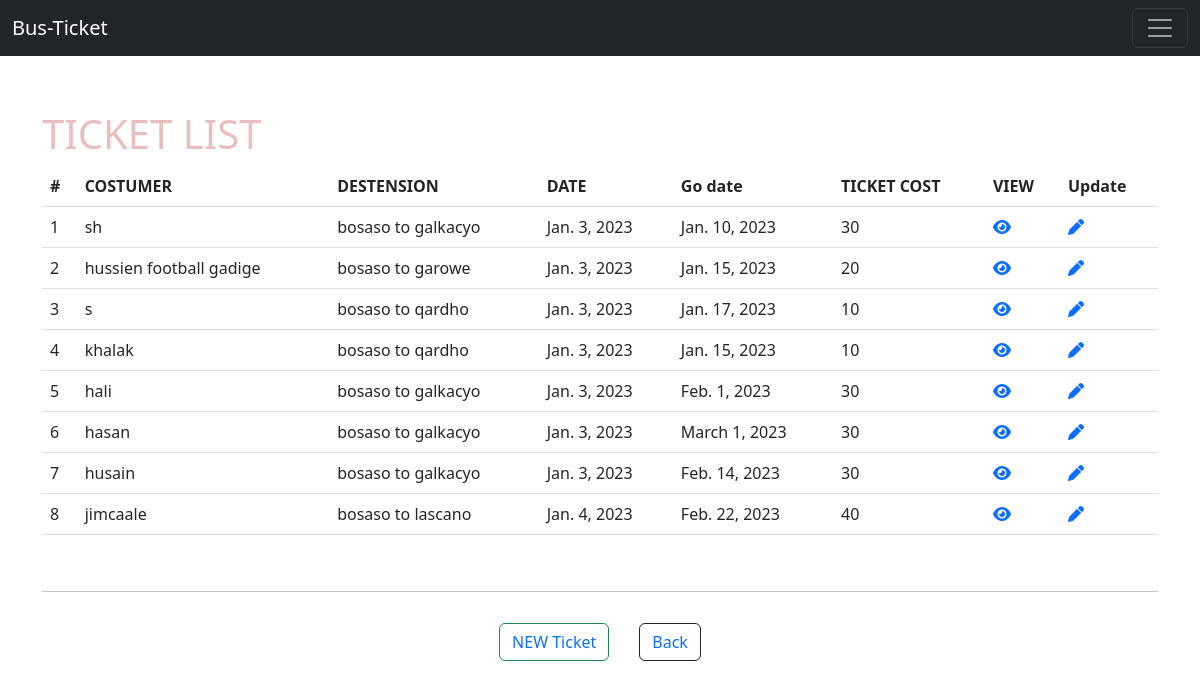
Screenshot of /details/ with the database file from the repository.
### core/models.py (models this page shows, shortened)
class TicketModel(models.Model):
    CITY = {
        ('bosaso to qardho', 'btq'),
        ('bosaso to garowe', 'btg'),
        ('bosaso to galkacyo', 'btgl'),
        ('bosaso to lascano', 'btl'),
        ('non', 'non')
    }
    name = models.CharField(max_length=50, null=True, blank=True)
    email = models.EmailField()
    phone = models.IntegerField()
    to = models.CharField('toto', max_length=255, choices=CITY, default='non')
    date = models.DateField(auto_now_add=True)
    go_date = models.DateField()
    cost = models.CharField(max_length=255)

### core/views.py (the view)
# urls.py: path('details/',views.tickets_detail,name='details'),
def tickets_detail(request):
    tickets = TicketModel.objects.all()
    for tick in tickets:
        print(tick.to)
        costs = tick.to
        global y
        y = ''
        if costs == 'bosaso to qardho' :
                y =10
        elif costs== 'bosaso to garowe' :
                y =20
        elif costs == 'bosaso to galkacyo':
                 y =30
        elif costs== 'bosaso to lascano':
                 y =40
        else:
            y = 0
        tick.cost = y
        tick.save()
    return render(request,'core/ticket_details.html',{
        'tickets':tickets,
                })

### core/templates/core/ticket_details.html (shortened to what this page needs)
{% extends 'core/home.html' %}
{% block content %}
<div style="margin-top: 110px; margin-bottom:50px">
    <div class="container">
        <table class="table">
            <h1><span style="color: rgb(233, 190, 190);">TICKET LIST </span></h1>
            <thead>
                <tr>
                    <th scope="col">#</th>
                    <th scope="col">COSTUMER</th>
                    <th scope="col">DESTENSION</th>
                    <th scope="col">DATE</th>
                    <th scope="col">Go date</th>
                    <th scope="col">TICKET COST</th>
                    <th scope="col" >VIEW</th>
                    <th scope="col" >Update</th>
                </tr>
            </thead>
            <tbody>
                {% for ticket in tickets %}
                <tr  >
                    <td scope="row">{{forloop.counter}}</td>
                    <td scope="row">{{ticket.name}}</td>
                    <td scope="row">{{ticket.to}}</td>
                    <td scope="row">{{ticket.date}}</td>
                    <td scope="row">{{ticket.go_date}}</td>
                    <td scope="row">{{ticket.cost}}</td>
                    <td scope="row" >
                        <a href="{% url 'costumer_detail' ticket.id %}">
                        <i class="fa-solid fa-eye"></i>
                        </a>
                     </td>
                     <td scope="row" >
                        <a href="{% url 'update' ticket.id %}">
                        <i class="fa-solid fa-pen"></i>
                        </a>
                     </td>
                </tr>
                {% endfor %}
            </tbody>
        </table>
        <br>
        <hr>
        <div id="but" >
        <button class="btn btn-outline-success"><a href="{% url 'add_ticket' %}">NEW Ticket</a></button><br><br>
        <button class="btn btn-outline-dark"><a href="{% url 'home' %}">Back</a></button>
    </div>
    </div>
</div>
{% endblock content %}

### static/css/style.css (style rules this page uses)
:root { margin: 0%; padding: 0%; }

### core/templates/core/ticket_details.html (style rules this page uses)
#but { display: flex; justify-content: center; align-content: center; }
a { text-decoration: none; }
#but button { margin: 15px; }

### rows the page displays
TicketModel: name "sh", to "bosaso to galkacyo", date "Jan. 3, 2023", go_date "Jan. 10, 2023", cost "30"
TicketModel: name "hussien football gadige", to "bosaso to garowe", date "Jan. 3, 2023", go_date "Jan. 15, 2023", cost "20"
TicketModel: name "s", to "bosaso to qardho", date "Jan. 3, 2023", go_date "Jan. 17, 2023", cost "10"
TicketModel: name "khalak", to "bosaso to qardho", date "Jan. 3, 2023", go_date "Jan. 15, 2023", cost "10"
TicketModel: name "hali", to "bosaso to galkacyo", date "Jan. 3, 2023", go_date "Feb. 1, 2023", cost "30"
TicketModel: name "hasan", to "bosaso to galkacyo", date "Jan. 3, 2023", go_date "March 1, 2023", cost "30"
TicketModel: name "husain", to "bosaso to galkacyo", date "Jan. 3, 2023", go_date "Feb. 14, 2023", cost "30"
TicketModel: name "jimcaale", to "bosaso to lascano", date "Jan. 4, 2023", go_date "Feb. 22, 2023", cost "40"
